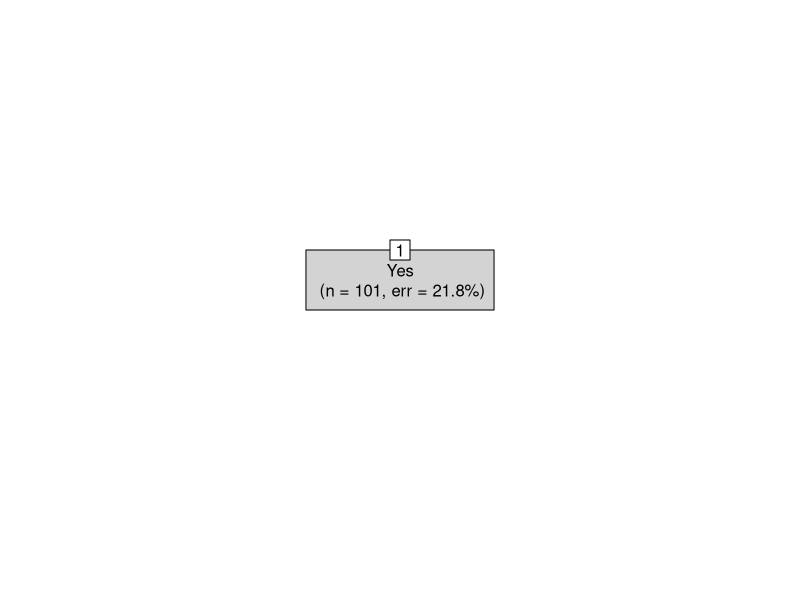

This figure's R source:
## ---- chunk 1
knitr::opts_chunk$set(echo = TRUE)
## ---- chunk 2
library(ggplot2)
library(gridExtra)
library(ggfortify)
library(leaps)
library(MASS)
library(ggplot2)
## ---- chunk 3
Q2 = read.csv("Q_2.csv")
## ---- chunk 4
Q2_1 = Q2[,c("A2a","A2b","A2c","A2d","A2e","A2f")]
summary(Q2_1)
gameper=apply(Q2_1[,c(1:6)],2,mean)
gameper[6]=mean(Q2_1$A2f,na.rm=TRUE)
print(gameper)
## ---- chunk 5
Q2_7=Q2[,c("A1a","A1b","A1c","A1d","A2a","A2b","A2c","A2d","A2e","A2f","A7a")]
Q2_7[is.na(Q2_7)]=0
Q2_7[,'A1']=Q2_7[,'A1a']*0+Q2_7[,'A1b']*1+Q2_7[,'A1c']*2+Q2_7[,'A1d']*3
Q2_7$A2a=factor(Q2_7$A2a,levels=c(0,1),labels=c("No","Yes"))
Q2_7$A2b=factor(Q2_7$A2b,levels=c(0,1),labels=c("No","Yes"))
Q2_7$A2c=factor(Q2_7$A2c,levels=c(0,1),labels=c("No","Yes"))
Q2_7$A2d=factor(Q2_7$A2d,levels=c(0,1),labels=c("No","Yes"))
Q2_7$A2e=factor(Q2_7$A2e,levels=c(0,1),labels=c("No","Yes"))
Q2_7$A2f=factor(Q2_7$A2f,levels=c(0,1),labels=c("No","Yes"))
Q2_7$A7=factor(Q2_7$A7,levels=c(0,1),labels=c("No","Yes"))
Q2_7$A1=factor(Q2_7$A1,levels=c(0,1,2,3),labels=c("once","less_5","5to10","more_10"))

Q2_7=Q2_7[,c(5:10,12,13)]
colnames(Q2_7)=c("Pendu","Audiowords","Check_your_motus","QCM","Check_your_taboo","Flashcards","frequency","Achieved")
summary(Q2_7)
## ---- chunk 6
set.seed(152) # initialisation du générateur
# Extraction des échantillons
test.ratio=.2   # part de l'échantillon test
npop=nrow(Q2_7) # nombre de lignes dans les données
nvar=ncol(Q2_7) # nombre de colonnes
# taille de l'échantillon test
ntest=ceiling(npop*test.ratio) 
# indices de l'échantillon test
testi=sample(1:npop,ntest)
# indices de l'échantillon d'apprentissage
appri=setdiff(1:npop,testi)
## ---- chunk 7

# construction de l'échantillon d'apprentissage
datappq=Q2_7[appri,]
# construction de l'échantillon test 
datestq=Q2_7[testi,] 
summary(datappq) # vérification
## ---- chunk 8
library(rpart)
library(partykit)
tree.q7=rpart(Achieved~.,data=datappq,cp=0.0001)
xmat7=xpred.rpart(tree.q7)
xerr7=(xmat7!=as.numeric(datappq[,"Achieved"]))^2
CVerr7=apply(xerr7,2,sum)
CVerr7
## ---- chunk 9
tree.dis7=rpart(Achieved~.,data=datappq,
                control=rpart.control(cp=as.numeric(attributes(which.min(CVerr7))$names)))
plot(as.party(tree.dis7), type="simple")
